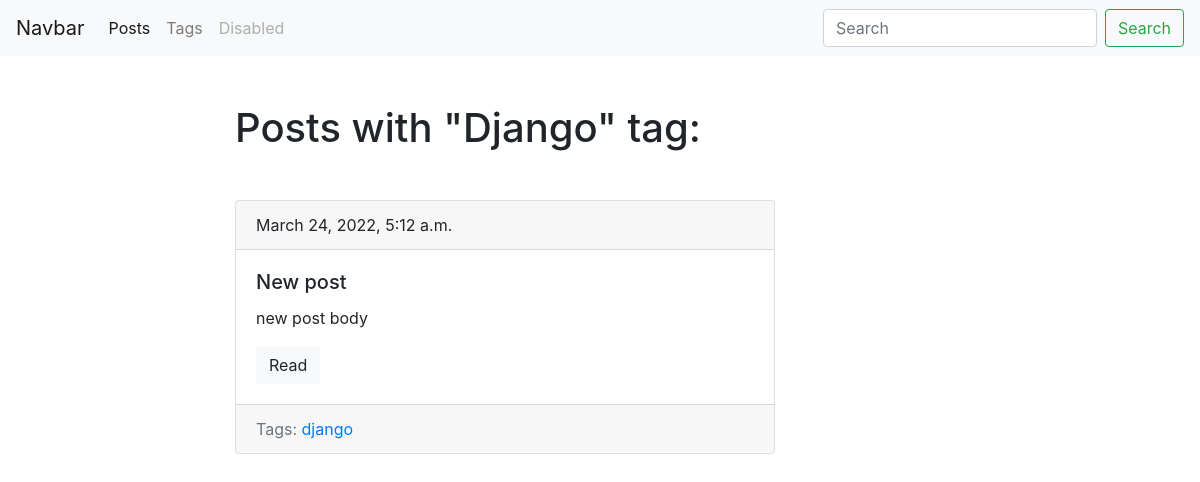
/blog/tag/django, run on the app's committed database.
### blog/models.py (models this page shows, shortened)
class Tag(models.Model):
    title = models.CharField(max_length=50)
    slug = models.SlugField(max_length=50, unique=True)

class Post(models.Model):
    title = models.CharField(max_length=150, db_index=True)
    slug = models.SlugField(max_length=150, unique=True)
    body = models.TextField(blank=True, db_index=True)
    tags = models.ManyToManyField('Tag', blank=True, related_name='posts')
    date_pub = models.DateTimeField(auto_now_add=True)
    def get_absolute_url(self):
        return reverse('post_detail_url', kwargs={'slug': self.slug})

### blog/views.py (the view)
# urls.py: path('tag/<str:slug>', TagDetail.as_view(), name='tag_detail_url')
class TagDetail(ObjectDetailMixin, View):
    model = Tag
    template = 'blog/tag_detail.html'

### blog/utils.py (called while the page is built)
    def get(self, request, slug):
        obj = get_object_or_404(self.model, slug__iexact=slug)
        return render(request,
                      self.template,
                      context={self.model.__name__.lower(): obj})

### blog/templates/blog/tag_detail.html (shortened to what this page needs)
{% extends 'blog/base_blog.html' %}
{% block content %}
    <h1 class="mb-5">Posts with "{{ tag.title|title }}" tag:</h1>
    {% for post in tag.posts.all %}
        {% include 'blog/includes/post_card_template.html' %}
    {% endfor %}
{% endblock %}

### blog/templates/blog/base_blog.html
{% extends 'base.html' %}

### templates/base.html (shortened to what this page needs)
<!DOCTYPE html>
<html lang="en">
<head>
    <link rel="stylesheet" href="https://cdn.jsdelivr.net/npm/bootstrap@4.6.1/dist/css/bootstrap.min.css">
</head>
<body>
<nav class="navbar navbar-expand-lg navbar-light bg-light" style="background-color: #e3f2fd;">
  <a class="navbar-brand" href="#">Navbar</a>
  <div class="collapse navbar-collapse" id="navbarSupportedContent">
    <ul class="navbar-nav mr-auto">
      <li class="nav-item active">
        <a class="nav-link" href="{% url 'posts_list_url'%}">Posts<span class="sr-only">(current)</span></a>
      </li>
      <li class="nav-item">
        <a class="nav-link" href="{% url 'tags_list_url' %}">Tags</a>
      </li>
      <li class="nav-item">
        <a class="nav-link disabled">Disabled</a>
      </li>
    </ul>
    <form class="form-inline my-2 my-lg-0">
      <input class="form-control mr-sm-2" type="search" placeholder="Search" aria-label="Search">
      <button class="btn btn-outline-success my-2 my-sm-0" type="submit">Search</button>
    </form>
  </div>
</nav>
    <div class="container mt-5">
        <div class="row">
            <div class="col-6 offset-md-2">
                {% block content %}{% endblock %}
                </div>
        </div>
    </div>
</body>
</html>

### blog/templates/blog/includes/post_card_template.html
   <div class="card mb-4">
            <div class="card-header">
                {{ post.date_pub }}
            </div>
            <div class="card-body">
                <h5 class="card-title">{{ post.title }}</h5>
                <p class="card-text">{{ post.body|truncatewords:15 }}</p>
                <a href="{{ post.get_absolute_url }}" class="btn btn-light">Read</a>
            </div>
            <div class="card-footer text-muted">
                 Tags:
                 {% for tag in post.tags.all %}
                    <a href="{{ tag.get_absolute.url }}">{{ tag.title }}</a>
                 {% endfor %}
            </div>
        </div>

### data on the page
Tag: title "Django", title "django"
Post: date_pub "March 24, 2022, 5:12 a.m.", title "New post", body "new post body"
